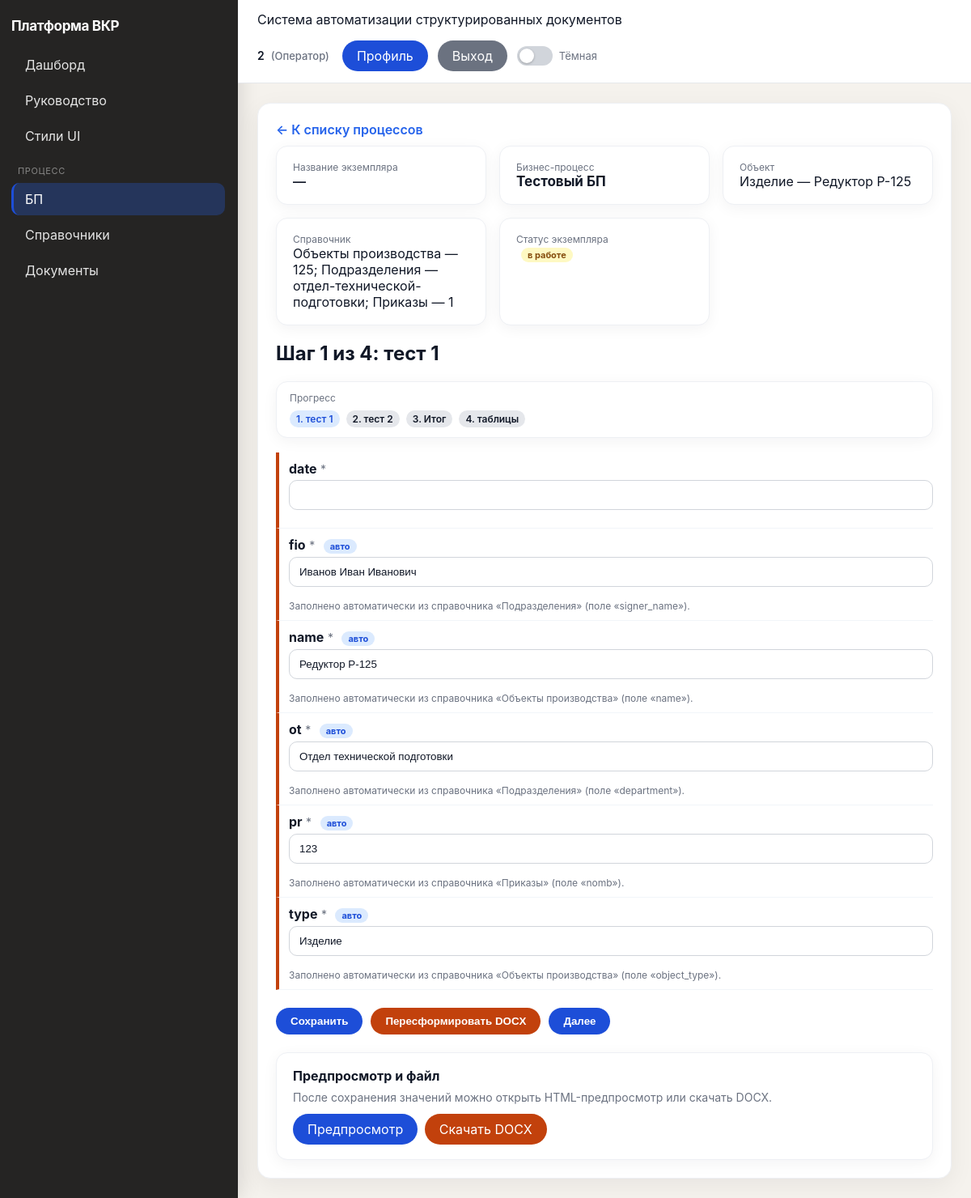
/ui/bpm/instance/8/ (signed in), run on the app's committed database.
### apps/users/models.py (models this page shows, shortened)
class Users(models.Model):
    user_id = models.BigAutoField(primary_key=True)
    login = models.CharField(max_length=150, unique=True)
    full_name = models.CharField(max_length=255)
    password = models.CharField(max_length=255, default="changeme")
    password_hash = models.CharField(max_length=255, blank=True)
    role_id = models.ForeignKey("roles.Roles", on_delete=models.PROTECT, related_name="users")
    class Meta:
        db_table = "Users"

### apps/roles/models.py (models this page shows, shortened)
class Roles(models.Model):
    role_id = models.BigAutoField(primary_key=True)
    role_name = models.CharField(max_length=50, unique=True)
    description = models.TextField(blank=True)
    class Meta:
        db_table = "Roles"

### apps/bpm/models.py (models this page shows, shortened)
class BusinessProcessInstance(models.Model):
    STATUS_DRAFT = "draft"
    STATUS_IN_PROGRESS = "in_progress"
    STATUS_COMPLETED = "completed"
    STATUS_CHOICES = (
        (STATUS_DRAFT, "draft"),
        (STATUS_IN_PROGRESS, "in_progress"),
        (STATUS_COMPLETED, "completed"),
    )
    bpi_id = models.BigAutoField(primary_key=True)
    instance_name = models.CharField(
        max_length=255,
        blank=True,
        help_text="Название экземпляра БП, которое задаёт оператор при запуске.",
    )
    business_process_template = models.ForeignKey(
        BusinessProcessTemplate,
        on_delete=models.PROTECT,
        related_name="instances",
    )
    user = models.ForeignKey("users.Users", on_delete=models.PROTECT, related_name="bpm_instances")
    production_object = models.ForeignKey(
        "templates_cfg.ProductionObjects",
        on_delete=models.PROTECT,
        related_name="bpm_instances",
    )
    legacy_process = models.ForeignKey(
        "processes.Processes",
        on_delete=models.PROTECT,
        related_name="bpm_instances",
        help_text="Дублирует шаблон: для поля Documents.process_id",
    )
    status = models.CharField(max_length=20, choices=STATUS_CHOICES, default=STATUS_IN_PROGRESS)
    current_step_order = models.PositiveIntegerField(default=1)
    context_json = models.TextField(default="{}")
    dictionary_lookup_key = models.CharField(
        max_length=255,
        blank=True,
        help_text="Ключ поиска в справочнике (например название подразделения)",
    )
    dictionary_record = models.ForeignKey(
        DictionaryRecord,
        on_delete=models.SET_NULL,
        null=True,
        blank=True,
        related_name="bpm_instances",
        help_text="Выбранная запись справочника при запуске БП",
    )
    created_at = models.DateTimeField(auto_now_add=True)
    class Meta:
        db_table = "BusinessProcessInstances"
        ordering = ("-created_at",)
    def context_dict(self):
        try:
            return json.loads(self.context_json or "{}")
        except json.JSONDecodeError:
            return {}

class BusinessProcessTemplate(models.Model):
    bpt_id = models.BigAutoField(primary_key=True)
    name = models.CharField(max_length=255)
    description = models.TextField(blank=True)
    legacy_process = models.ForeignKey(
        "processes.Processes",
        on_delete=models.PROTECT,
        related_name="business_templates",
        help_text="Процесс из базовой модели: нужен для совместимости с Documents.process_id",
    )
    objects_dictionary = models.ForeignKey(
        "ReferenceDictionary",
        on_delete=models.SET_NULL,
        null=True,
        blank=True,
        related_name="bpm_templates_as_objects",
        help_text="Справочник объектов: запись при запуске БП становится производственным объектом документов.",
    )
    class Meta:
        db_table = "BusinessProcessTemplates"

class ProcessDocumentTemplate(models.Model):
    pdt_id = models.BigAutoField(primary_key=True)
    business_process_template = models.ForeignKey(
        BusinessProcessTemplate,
        on_delete=models.CASCADE,
        related_name="document_templates",
    )
    step_order = models.PositiveIntegerField()
    name = models.CharField(max_length=255)
    document_type = models.ForeignKey(
        "templates_cfg.DocumentTypes",
        on_delete=models.PROTECT,
        related_name="process_document_templates",
    )
    class Meta:
        db_table = "ProcessDocumentTemplates"
        ordering = ("business_process_template", "step_order")
        unique_together = (("business_process_template", "step_order"),)

### apps/templates_cfg/models.py (models this page shows, shortened)
class ProductionObjects(models.Model):
    object_id = models.BigAutoField(primary_key=True)
    object_type = models.CharField(max_length=255)
    name = models.CharField(max_length=255)
    source_record = models.ForeignKey(
        "bpm.DictionaryRecord",
        on_delete=models.SET_NULL,
        null=True,
        blank=True,
        related_name="production_objects",
        help_text="Если задано — объект создан из записи справочника.",
    )
    class Meta:
        db_table = "ProductionObjects"

### apps/requisites/models.py (models this page shows)
class Requisites(models.Model):
    FIELD_KIND_CHOICES = (("constant", "constant"), ("variable", "variable"))
    DATA_TYPE_CHOICES = (
        ("text", "text"),
        ("number", "number"),
        ("date", "date"),
        ("select", "select"),
        ("boolean", "boolean"),
    )
    requisite_id = models.BigAutoField(primary_key=True)
    name = models.CharField(max_length=255)
    data_type = models.CharField(max_length=30, choices=DATA_TYPE_CHOICES, default="text")
    is_required = models.BooleanField(default=False)
    field_kind = models.CharField(max_length=20, choices=FIELD_KIND_CHOICES, default="variable")
    placeholder_key = models.CharField(max_length=255, blank=True)
    is_table_column = models.BooleanField(
        default=False,
        help_text="Поле относится к повторяющимся строкам таблицы в DOCX (значения хранятся в Documents.table_rows_json).",
    )
    document_type_id = models.ForeignKey("templates_cfg.DocumentTypes", on_delete=models.CASCADE, related_name="requisites")
    class Meta:
        db_table = "Requisites"

### apps/bpm/views.py (the view, shortened to what this page needs)
# urls.py: path("ui/bpm/instance/<int:bpi_id>/", UIBPMInstanceWizardView.as_view(), name="ui-bpm-instance-wizard"),
class UIBPMInstanceWizardView(LoginRequiredRoleMixin, View):
    allowed_roles = OperatorBPMPermission.allowed_roles
    def get(self, request, bpi_id):
        inst = get_object_or_404(
            BusinessProcessInstance.objects.select_related(
                "business_process_template",
                "production_object",
                "legacy_process",
                "dictionary_record",
                "dictionary_record__dictionary",
            ),
            bpi_id=bpi_id,
        )
        if inst.user_id != request.enterprise_user.user_id and request.enterprise_user.role_id.role_name != "ADMIN":
            return redirect("ui-bpm-operator-hub")
        steps = list(
            ProcessDocumentTemplate.objects.filter(business_process_template=inst.business_process_template).order_by(
                "step_order"
            )
        )
        if not steps:
            return render(request, "ui/bpm/operator/wizard_empty.html", {"inst": inst})
        order = inst.current_step_order
        pdt = get_object_or_404(ProcessDocumentTemplate, business_process_template=inst.business_process_template, step_order=order)
        slot, document = get_or_create_document_for_step(inst, pdt, log_user=request.enterprise_user)
        payload = resolve_fields_for_step(inst, pdt, request.enterprise_user)
        current_values = {
            rv.requisite_id_id: rv.value
            for rv in RequisiteValues.objects.filter(document_id=document)
        }
        for f in payload["fields"]:
            if f["requisite_id"] in current_values:
                f["value"] = current_values[f["requisite_id"]]
        ctx_extra = _wizard_table_ui_context(document, payload)
        sel_parts = []
        for s in InstanceDictionarySelection.objects.filter(business_process_instance=inst).select_related(
            "dictionary", "record"
        ):
            sel_parts.append(f"{s.dictionary.name} — {s.record.lookup_key}")
        dict_labels_join = "; ".join(sel_parts) if sel_parts else "—"
        return render(
            request,
            "ui/bpm/operator/wizard_step.html",
            {
                "inst": inst,
                "steps": steps,
                "pdt": pdt,
                "document": document,
                "fields": payload["fields"],
                "warnings": payload["warnings"],
                "step_index": order,
                "total_steps": len(steps),
                "dict_record_label": dict_labels_join,
                **ctx_extra,
            },
        )

### templates/ui/bpm/operator/wizard_step.html (shortened to what this page needs)
{% extends "ui/base.html" %}
{% block content %}
<a class="back-link" href="{% url 'ui-bpm-operator-hub' %}">← К списку процессов</a>
<div class="cards-row" style="margin-bottom:18px;">
  <div class="card hover">
    <div class="text-muted" style="font-size:12px;">Название экземпляра</div>
    <div style="font-weight:600;">{{ inst.instance_name|default:"—" }}</div>
  </div>
  <div class="card hover">
    <div class="text-muted" style="font-size:12px;">Бизнес-процесс</div>
    <div style="font-weight:700;font-size:17px;">{{ inst.business_process_template.name }}</div>
  </div>
  <div class="card hover">
    <div class="text-muted" style="font-size:12px;">Объект</div>
    <div>{{ inst.production_object.object_type }} — {{ inst.production_object.name }}</div>
  </div>
  <div class="card hover">
    <div class="text-muted" style="font-size:12px;">Справочник</div>
    <div>{{ dict_record_label }}</div>
  </div>
  <div class="card hover">
    <div class="text-muted" style="font-size:12px;">Статус экземпляра</div>
    <div>
      {% if inst.status == 'completed' %}
        <span class="badge badge-completed">завершён</span>
      {% elif inst.status == 'in_progress' %}
        <span class="badge badge-in_progress">в работе</span>
      {% else %}
        <span class="badge badge-draft">{{ inst.status }}</span>
      {% endif %}
    </div>
  </div>
</div>
<h2>Шаг {{ step_index }} из {{ total_steps }}: {{ pdt.name }}</h2>
<div class="card" style="margin-bottom:18px;padding:12px 16px;">
  <div class="text-muted" style="font-size:12px;margin-bottom:8px;">Прогресс</div>
  <div style="display:flex;gap:8px;flex-wrap:wrap;align-items:center;">
    {% for s in steps %}
      <span class="status-pill {% if s.step_order == step_index %}status-filled{% elif s.step_order < step_index %}status-generated{% else %}status-draft{% endif %}">
        {{ s.step_order }}. {{ s.name }}
      </span>
    {% endfor %}
  </div>
</div>
<form method="post">{% csrf_token %}
  {% for f in fields %}
  {% if not f.table_column %}
  <div class="field-row {% if f.field_kind == 'constant' %}field-constant{% else %}field-variable{% endif %}">
    <label>
      <strong>{{ f.name }}</strong>
      {% if f.is_required %}<span class="text-muted">*</span>{% endif %}
      {% if f.source == 'auto' %}
        {% if f.ui_mode == 'auto_prev' %}
          <span class="badge badge-info">из предыдущего документа</span>
        {% else %}
          <span class="badge badge-info">авто</span>
        {% endif %}
      {% endif %}
    </label>
    {% if f.readonly %}
      <input type="text" name="req_{{ f.requisite_id }}" value="{{ f.value }}" readonly class="readonly-input" />
    {% else %}
      <input type="text" name="req_{{ f.requisite_id }}" value="{{ f.value }}" />
    {% endif %}
    {% if f.ui_hint_ru %}
      <div class="hint">{{ f.ui_hint_ru }}</div>
    {% elif f.source_document %}
      <div class="hint">{{ f.source_document }}</div>
    {% endif %}
  </div>
  {% endif %}
  {% endfor %}
  <div style="display:flex;gap:10px;margin-top:22px;flex-wrap:wrap;align-items:center;">
    <button type="submit" name="wizard_action" value="save" class="btn btn-save btn-pill">Сохранить</button>
    <button type="submit" name="wizard_action" value="generate" class="btn btn-edit btn-pill">Пересформировать DOCX</button>
    {% if step_index < total_steps %}
    <button type="submit" name="wizard_action" value="next" class="btn btn-save btn-pill">Далее</button>
    {% else %}
    <button type="submit" name="wizard_action" value="next" class="btn btn-save btn-pill">Завершить и сформировать DOCX</button>
    {% endif %}
  </div>
</form>
<div class="card" style="margin-top:22px;">
  <strong>Предпросмотр и файл</strong>
  <p class="text-muted" style="margin:8px 0 12px 0;">После сохранения значений можно открыть HTML-предпросмотр или скачать DOCX.</p>
  <a href="/ui/documents/{{ document.document_id }}/preview/" class="btn btn-save btn-inline btn-pill">Предпросмотр</a>
  <a href="/ui/documents/{{ document.document_id }}/download/" class="btn btn-edit btn-inline btn-pill">Скачать DOCX</a>
</div>
{% endblock %}

### templates/ui/base.html (shortened to what this page needs)
<!doctype html>
<html lang="ru">
<head>
</head>
{% load ui_labels %}
<body>
<div class="layout">
    <aside class="sidebar">
        <div class="brand">Платформа ВКР</div>
        <nav class="menu">
            <a href="/" class="{% if request.path == '/' %}active{% endif %}">Дашборд</a>
            <a href="/ui/help/" class="{% if '/ui/help/' in request.path %}active{% endif %}">Руководство</a>
            {% if current_enterprise_user %}
            <a href="{% url 'ui-system-styleguide' %}" class="{% if '/ui/system/styleguide' in request.path %}active{% endif %}">Стили UI</a>
                {% if current_enterprise_user.role_id.role_name == "ADMIN" %}
                    <div class="menu-title">Основное</div>
                    <a href="/ui/users/" class="{% if '/ui/users/' in request.path %}active{% endif %}">Пользователи</a>
                    <a href="/ui/roles/" class="{% if '/ui/roles/' in request.path %}active{% endif %}">Роли</a>
                    <a href="/ui/documents/" class="{% if '/ui/documents/' in request.path %}active{% endif %}">Документы</a>
                    <div class="menu-title">Контроль</div>
                    <a href="/ui/logs/" class="{% if '/ui/logs/' in request.path %}active{% endif %}">Журнал операций</a>
                {% else %}
                    <div class="menu-title">Процесс</div>
                    <a href="/ui/bpm/run/" class="{% if '/ui/bpm/run' in request.path or '/ui/bpm/start' in request.path or '/ui/bpm/instance/' in request.path %}active{% endif %}">БП</a>
                    <a href="/ui/bpm/dictionaries/" class="{% if '/ui/bpm/dictionaries' in request.path %}active{% endif %}">Справочники</a>
                    <a href="/ui/documents/" class="{% if '/ui/documents/' in request.path %}active{% endif %}">Документы</a>
                {% endif %}
            {% endif %}
        </nav>
    </aside>
    <main class="main">
        <div class="topbar">
            <div>
                Система автоматизации структурированных документов
            </div>
            <div class="topbar-user">
                {% if current_enterprise_user %}
                    <span class="topbar-user-meta">
                        <strong>{{ current_enterprise_user.full_name }}</strong>
                        <span class="topbar-user-role">({{ current_enterprise_user.role_id.role_name|role_ru }})</span>
                    </span>
                    <div class="topbar-actions">
                        <a href="/profile/" class="btn btn-save btn-pill btn-inline">Профиль</a>
                        <a href="/logout/" class="btn btn-back btn-pill btn-inline">Выход</a>
                        <label class="theme-toggle" title="Тёмная тема">
                            <span class="theme-toggle-track" aria-hidden="true"></span>
                            <span class="theme-toggle-label">Тёмная</span>
                        </label>
                    </div>
                {% else %}
                    <a href="/login/" class="btn btn-save btn-pill">Вход</a>
                {% endif %}
            </div>
        </div>
        <div class="content">
            <div class="panel">
                {% block content %}{% endblock %}
            </div>
        </div>
    </main>
</div>
</body>
</html>

### data on the page
Users: full_name "2", role_id.role_name|role_ru "Оператор"
BusinessProcessInstance: instance_name "—", business_process_template.name "Тестовый БП", production_object.object_type "Изделие", production_object.name "Редуктор Р-125"
ProcessDocumentTemplate: name "тест 1", step_order "1"
ProcessDocumentTemplate: step_order "2", name "тест 2"
ProcessDocumentTemplate: step_order "3", name "Итог"
ProcessDocumentTemplate: step_order "4", name "таблицы"
Requisites: name "date"
Requisites: name "fio"
Requisites: name "name"
Requisites: name "ot"
Requisites: name "pr"
Requisites: name "type"

### other printed values
{{ dict_record_label }} "Объекты производства — 125; Подразделения — отдел-технической-подготовки; Приказы — 1"
{{ step_index }} "1"
{{ total_steps }} "4"
{{ f.ui_hint_ru }} "Заполнено автоматически из справочника «Подразделения» (поле «signer_name»)." "Заполнено автоматически из справочника «Объекты производства» (поле «name»)." "Заполнено автоматически из справочника «Подразделения» (поле «department»)." "Заполнено автоматически из справочника «Приказы» (поле «nomb»)." "Заполнено автоматически из справочника «Объекты производства» (поле «object_type»)."
